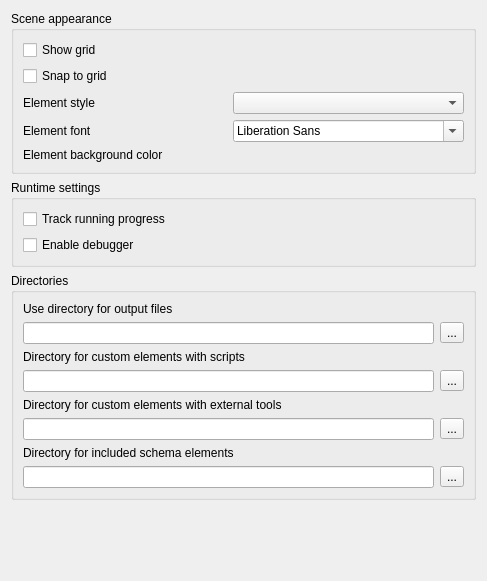
<?xml version="1.0" encoding="UTF-8"?>
<ui version="4.0">
 <class>WorkflowSettingsWidget</class>
 <widget class="QWidget" name="WorkflowSettingsWidget">
  <property name="geometry">
   <rect>
    <x>0</x>
    <y>0</y>
    <width>487</width>
    <height>581</height>
   </rect>
  </property>
  <property name="windowTitle">
   <string>Resource settings</string>
  </property>
  <layout class="QVBoxLayout" name="verticalLayout_4">
   <item>
    <widget class="QGroupBox" name="groupBox_2">
     <property name="title">
      <string>Scene appearance</string>
     </property>
     <layout class="QGridLayout" name="gridLayout">
      <item row="0" column="0">
       <widget class="QCheckBox" name="gridBox">
        <property name="text">
         <string>Show grid</string>
        </property>
       </widget>
      </item>
      <item row="1" column="0">
       <widget class="QCheckBox" name="snapBox">
        <property name="text">
         <string>Snap to grid</string>
        </property>
       </widget>
      </item>
      <item row="2" column="0">
       <widget class="QLabel" name="label_2">
        <property name="text">
         <string>Element style</string>
        </property>
       </widget>
      </item>
      <item row="2" column="1">
       <widget class="QComboBox" name="styleCombo"/>
      </item>
      <item row="3" column="0">
       <widget class="QLabel" name="label">
        <property name="text">
         <string>Element font</string>
        </property>
       </widget>
      </item>
      <item row="3" column="1">
       <widget class="QFontComboBox" name="fontCombo"/>
      </item>
      <item row="4" column="0">
       <widget class="QLabel" name="label_3">
        <property name="text">
         <string>Element background color</string>
        </property>
       </widget>
      </item>
      <item row="4" column="1">
       <widget class="QWidget" name="colorWidget" native="true">
        <property name="sizePolicy">
         <sizepolicy hsizetype="Preferred" vsizetype="Fixed">
          <horstretch>0</horstretch>
          <verstretch>0</verstretch>
         </sizepolicy>
        </property>
       </widget>
      </item>
     </layout>
    </widget>
   </item>
   <item>
    <widget class="QGroupBox" name="groupBox_3">
     <property name="title">
      <string>Runtime settings</string>
     </property>
     <layout class="QVBoxLayout" name="verticalLayout_3">
      <item>
       <widget class="QCheckBox" name="lockBox">
        <property name="text">
         <string>Track running progress</string>
        </property>
       </widget>
      </item>
      <item>
       <widget class="QCheckBox" name="debuggerBox">
        <property name="text">
         <string>Enable debugger</string>
        </property>
        <property name="tristate">
         <bool>false</bool>
        </property>
       </widget>
      </item>
     </layout>
    </widget>
   </item>
   <item>
    <widget class="QGroupBox" name="groupBox_4">
     <property name="title">
      <string>Directories</string>
     </property>
     <layout class="QVBoxLayout" name="verticalLayout">
      <item>
       <widget class="QLabel" name="label_7">
        <property name="text">
         <string>Use directory for output files</string>
        </property>
       </widget>
      </item>
      <item>
       <layout class="QHBoxLayout" name="horizontalLayout_7">
        <item>
         <widget class="QLineEdit" name="workflowOutputEdit"/>
        </item>
        <item>
         <widget class="QToolButton" name="workflowOutputButton">
          <property name="text">
           <string notr="true">...</string>
          </property>
         </widget>
        </item>
       </layout>
      </item>
      <item>
       <widget class="QLabel" name="label_4">
        <property name="text">
         <string>Directory for custom elements with scripts</string>
        </property>
       </widget>
      </item>
      <item>
       <layout class="QHBoxLayout" name="horizontalLayout">
        <item>
         <widget class="QLineEdit" name="dirEdit"/>
        </item>
        <item>
         <widget class="QToolButton" name="dirButton">
          <property name="text">
           <string notr="true">...</string>
          </property>
         </widget>
        </item>
       </layout>
      </item>
      <item>
       <widget class="QLabel" name="label_5">
        <property name="text">
         <string>Directory for custom elements with external tools</string>
        </property>
       </widget>
      </item>
      <item>
       <layout class="QHBoxLayout" name="horizontalLayout_2">
        <item>
         <widget class="QLineEdit" name="extToolDirEdit"/>
        </item>
        <item>
         <widget class="QToolButton" name="extToolDirButton">
          <property name="text">
           <string notr="true">...</string>
          </property>
         </widget>
        </item>
       </layout>
      </item>
      <item>
       <widget class="QLabel" name="label_6">
        <property name="text">
         <string>Directory for included schema elements</string>
        </property>
       </widget>
      </item>
      <item>
       <layout class="QHBoxLayout" name="horizontalLayout_6">
        <item>
         <widget class="QLineEdit" name="includedlDirEdit"/>
        </item>
        <item>
         <widget class="QToolButton" name="includedDirButton">
          <property name="text">
           <string notr="true">...</string>
          </property>
         </widget>
        </item>
       </layout>
      </item>
     </layout>
    </widget>
   </item>
   <item>
    <spacer name="verticalSpacer">
     <property name="orientation">
      <enum>Qt::Vertical</enum>
     </property>
     <property name="sizeHint" stdset="0">
      <size>
       <width>20</width>
       <height>178</height>
      </size>
     </property>
    </spacer>
   </item>
  </layout>
 </widget>
 <resources/>
 <connections/>
</ui>
